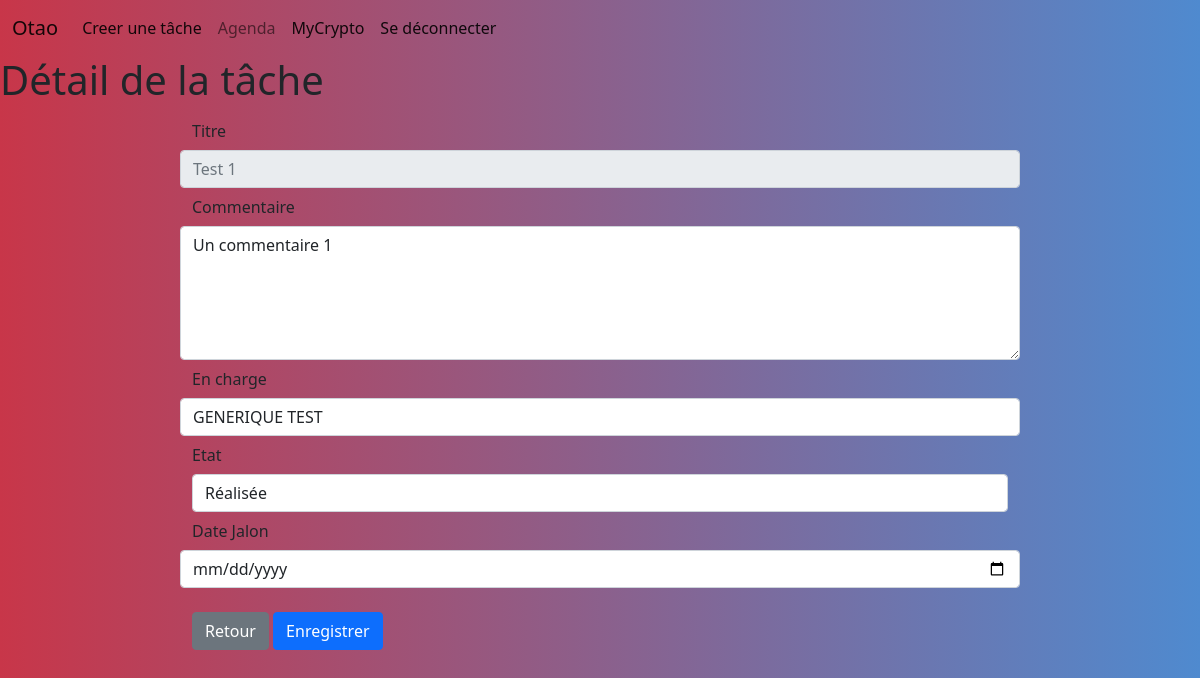
Page /HomeManager/tache/1/ on the earlier database version.
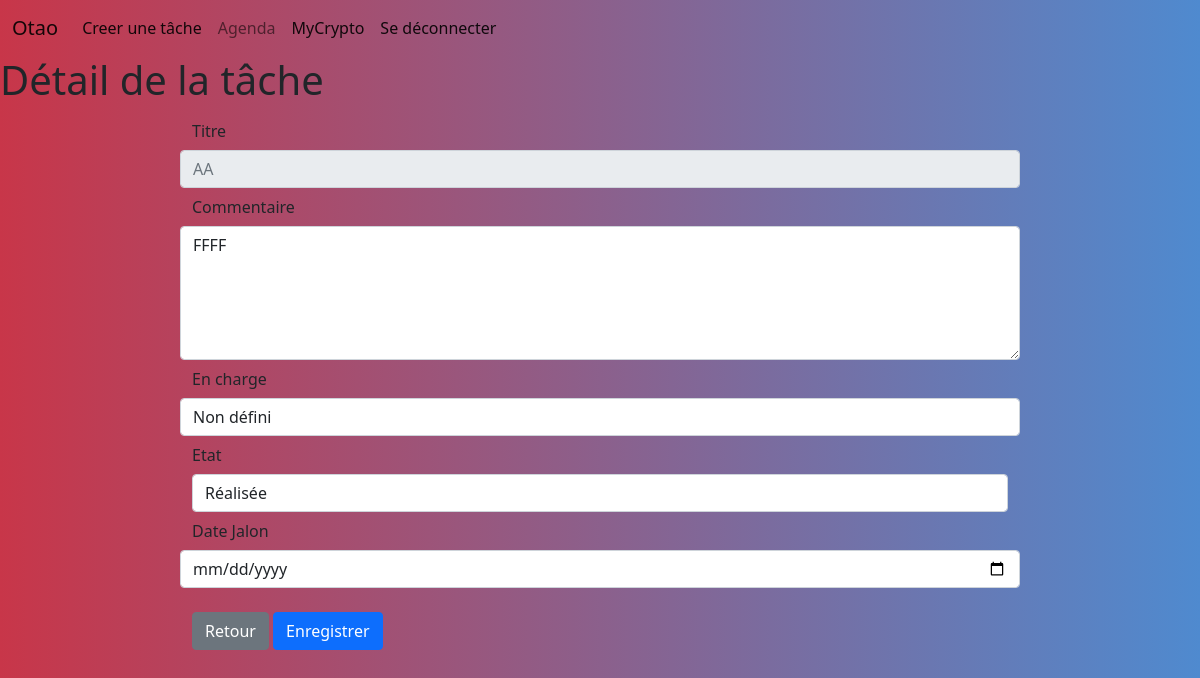
Same page on the later database version.
### HomeManager/models.py (models this page shows, shortened)
class Tache(models.Model):
    tache_text = models.CharField(max_length=120)
    creation_date = models.DateTimeField('Date de création')
    jalon_date = models.DateTimeField('Date Jalon de réalisation',default=timezone.datetime.max)
    commentaire_text = models.CharField(max_length=6000)
    priseEnChargePar_id = models.IntegerField(default=-1)
    creerPar_id =models.IntegerField(default=0)
    urgence_bool = models.BooleanField(default=False)
    codeTache_text = models.CharField(max_length=3)
    etat_text = models.CharField(max_length=2, default="EC")

class Personne(models.Model):
    username_text = models.CharField(max_length=32, default=" ")
    prenom_text = models.CharField(max_length=32)
    nom_text = models.CharField(max_length=32)
    estActif_bool = models.BooleanField(default=True)
    metier_text = models.CharField(max_length=50, default= "Non renseigné")
    pourcentageAttribution_int = models.IntegerField(default=100)
    adresseMail_text = models.CharField(max_length=100, default=" ")
    creation_date = models.DateTimeField(default=timezone.now)
    def __str__(self):
        return self.prenom_text + " " + self.nom_text

### HomeManager/views.py (the view)
# urls.py: path('tache/<int:tache_id>/', views.detail, name='detail'),
def detail(request, tache_id):
	tache = None
	if tache_id > 0:
		tache = get_object_or_404(Tache, pk=tache_id)
	personnes = Personne.objects.filter(estActif_bool = True)
	return render(request, 'HomeManager/detail.html', {'tache': tache,
		'personnes': personnes})

### HomeManager/templates/HomeManager/detail.html (shortened to what this page needs)
{% extends "HomeManager/base.html" %}
{% block content %}
{% load static %}
<h1>Détail de la tâche</h1>
<div class="container" style="max-width: 70%;">
	{% if tache%}
		<form action="{% url 'HomeManager:updatedTask' tache.id %}"
		method="post">
	{% else %}
		<form action="{% url 'HomeManager:createdTask'%}" method="post">
	{% endif %}
		<div class="form-group row">
			<label for="titreTache"
			class="col-sm-2 col-form-label">Titre</label>
			<input name="titreTache" type="text" class="form-control"
			aria-label="Inserer un titre" aria-describedby="basic-addon1"
			{% if tache %} placeholder="{{tache.tache_text}}" disabled {% endif %} >
		</div>
		<div class="form-group row">
			<label for="commentaireTache" class="col-sm-2 col-form-label">Commentaire</label>
			<textarea class="form-control"
			name="commentaireTache" rows="5">{{tache.commentaire_text}}</textarea>
		</div>
		<div class="form-group row">
			<label for="selPriseEnCharge"
			class="col-sm-2 col-form-label">En charge</label>
			<select name="selPriseEnCharge" class="form-control">
				<option value="-1">Non défini</option>
				{% if personnes %}
				{% for pers in personnes %}
				<option value="{{pers.id}}"
				{% if tache and tache.priseEnChargePar_id == pers.id %} selected {% endif %}>{{pers}}</option>
				{% endfor %}
				{% endif %}
			</select>
		</div>
		{% if tache %}
		<div class=form-group row">
			<label for="selEtat" class="col-sm-2 col-form-label">Etat</label>
			<select name="selEtat" class="form-control">
								<option value="RE"
				{% if tache.etat_text == "RE" %} selected {%endif %}>
				Réalisée</option>
			</select>
		</div>
		{% endif %}
				<div class="form-group row">
			<label for="dateJalon"
			class="col-sm-2 col-form-label">Date Jalon</label>
			<input name="dateJalon" type="date" class="form-control">
		</div>
		<input type="button" value="Retour" class="btn btn-secondary"
		onclick="location.href='{% url 'HomeManager:index' %}'">
		<input type="submit" value="Enregistrer" class="btn btn-primary">
	</form>
</div>
{% endblock %}

Differences in the rows shown:
changed Tache "Réalisée": titreTache "Test 1" → "AA"; commentaireTache "Un commentaire 1" → "FFFF"; selPriseEnCharge "GENERIQUE TEST" → (not shown)
Other differences:
form field selPriseEnCharge: (not shown) → "Non défini"
